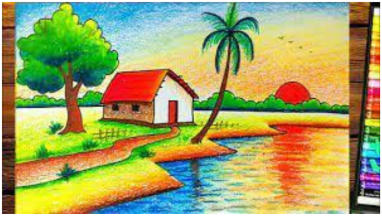
#> input picture Lab_Programs/image-2.png, 382 x 216 px
$ python program-17.py   (older library calls are emulated)
#> lines starting #> are read from the running program, lines starting #| are printed output that depends on the picture; after the words box and inside, x2 and y2 are one past the last pixel; in counts of white or black regions, pixels touching at a corner belong together
import cv2

img = cv2.imread("image-2.png", 0)
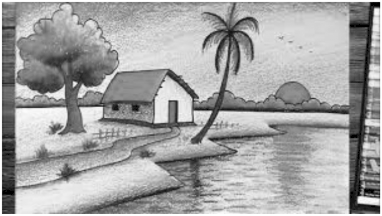
#> img: shape (216, 382); min 0, max 255, mean 164.4

sobelx = cv2.Sobel(img, cv2.CV_64F, 1, 0)
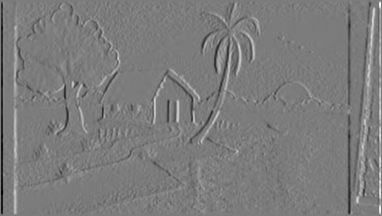
#> sobelx: shape (216, 382) float64; min -971, max 1020, mean -0.1; drawn with min black and max white

cv2.imshow("Original", img)
cv2.imshow("Sobel X", sobelx)
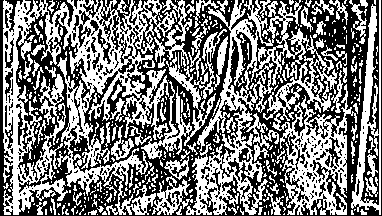
#> window 'Sobel X': shape (216, 382); 48.9% white; 430 white regions (336 under 20 px), largest, box (x1, y1, x2, y2) and area: (3, 0, 177, 215) 14874, (186, 0, 338, 215) 7675, (272, 84, 357, 215) 4033

cv2.waitKey(0)
cv2.destroyAllWindows()

$ run again, with Lab_Programs/image-1.png copied over Lab_Programs/image-2.png
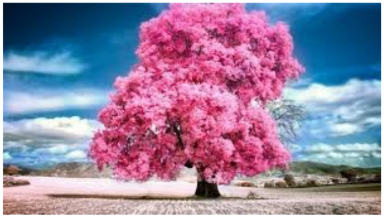
#> input picture Lab_Programs/image-1.png, 384 x 217 px
#> `sobelx = cv2.Sobel(img, cv2.CV_64F, 1, 0)`:
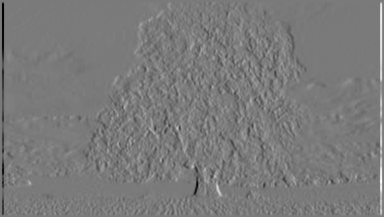
#> sobelx: shape (217, 384) float64; min -888, max 957, mean 0; drawn with min black and max white
#> `cv2.imshow("Sobel X", sobelx)`:
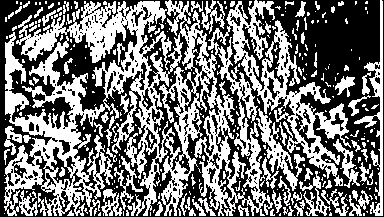
#> window 'Sobel X': shape (217, 384); 45.9% white; 311 white regions (232 under 20 px), largest, box (x1, y1, x2, y2) and area: (4, 0, 351, 216) 29164, (354, 0, 383, 216) 1243, (256, 108, 305, 191) 970

$ run again, with Lab_Programs/image-3.png copied over Lab_Programs/image-2.png
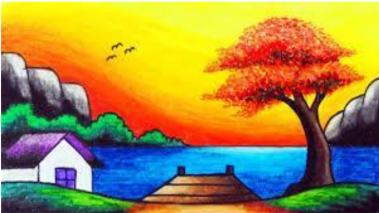
#> input picture Lab_Programs/image-3.png, 379 x 213 px
#> `sobelx = cv2.Sobel(img, cv2.CV_64F, 1, 0)`:
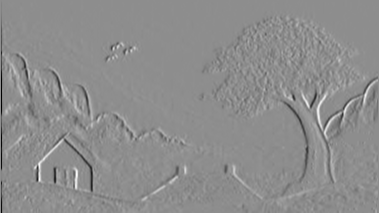
#> sobelx: shape (213, 379) float64; min -848, max 678, mean -1.2; drawn with min black and max white
#> `cv2.imshow("Sobel X", sobelx)`:
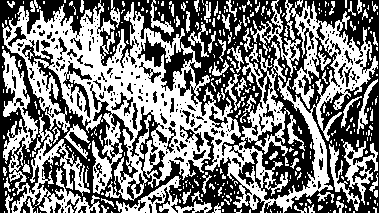
#> window 'Sobel X': shape (213, 379); 48.6% white; 384 white regions (303 under 20 px), largest, box (x1, y1, x2, y2) and area: (2, 0, 378, 213) 25896, (2, 50, 100, 213) 4122, (343, 141, 378, 205) 781
